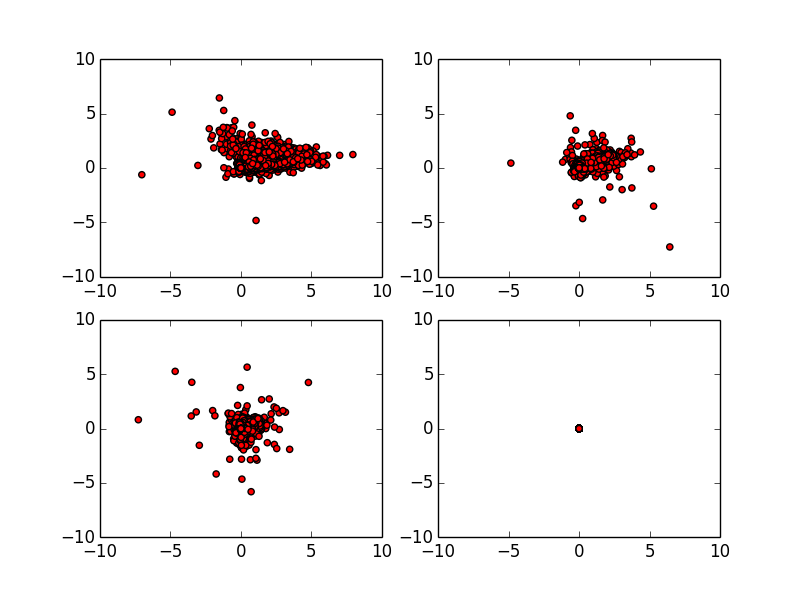

Write Python code to recreate this figure.
# -*- coding: utf-8 -*-
"""
Created on Fri May 30 21:16:55 2014

@author: rahul.poruri
"""
import pandas as pd
import matplotlib.pyplot as plt

u_qso = np.zeros(len(data))
g_qso = np.zeros(len(data))
r_qso = np.zeros(len(data))
i_qso = np.zeros(len(data))
z_qso = np.zeros(len(data))

for j in xrange(len(data)):
    if data['class'][j] == 'QSO':
        u_qso[j] = data['u'][j]
        g_qso[j] = data['g'][j]
        r_qso[j] = data['r'][j]
        i_qso[j] = data['i'][j]
        z_qso[j] = data['z'][j]



u_g_qso = np.zeros(len(data))
g_r_qso = np.zeros(len(data))
r_i_qso = np.zeros(len(data))
i_z_qso = np.zeros(len(data))

u_g_qso = u_qso - g_qso
g_r_qso = g_qso - r_qso
r_i_qso = r_qso - i_qso
i_z_qso = i_qso - z_qso

plt.hold(True)
subplot(221)
plt.scatter(u_g_qso,g_r_qso,c='r')
plt.xlim(-10,10)
plt.ylim(-10,10)
subplot(222)
plt.scatter(g_r_qso,r_i_qso,c='r')
plt.xlim(-10,10)
plt.ylim(-10,10)
subplot(223)
plt.scatter(r_i_qso,i_z_qso,c='r')
plt.xlim(-10,10)
plt.ylim(-10,10)
subplot(224)
plt.scatter(r_i_qso,g_qso,c='r')
plt.xlim(-10,10)
plt.ylim(-10,10)
